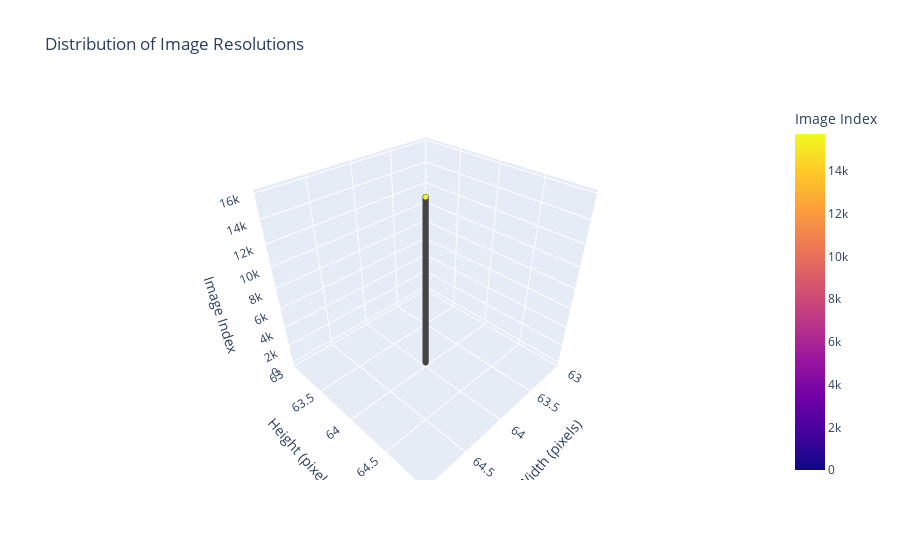

Source (notebook cell):
### Code cell
df = pd.DataFrame(resolutions, columns=['width', 'height'])

fig = px.scatter_3d(df, x='width', y='height', z=df.index,
                    title='Distribution of Image Resolutions',
                    labels={'width': 'Width (pixels)',
                            'height': 'Height (pixels)',
                            'index': 'Image Index'},
                    color=df.index)

fig.update_traces(marker=dict(size=2, line=dict(width=0.5)))

fig.show()

### Figure 1 — Plotly figure (JSON) as saved in the notebook; plotly's stock layout.template omitted (floating-point values rounded to 4 significant figures; data arrays with more than 128 entries replaced by an {"elided": "..."} marker saying what was removed)
{"data": [{"hovertemplate": "Width (pixels)=%{x}<br>Height (pixels)=%{y}<br>Image Index=%{marker.color}<extra></extra>", "legendgroup": "", "marker": {"color": {"elided": "15747 int values"}, "coloraxis": "coloraxis", "line": {"width": 0.5}, "size": 2, "symbol": "circle"}, "mode": "markers", "name": "", "scene": "scene", "showlegend": false, "type": "scatter3d", "x": {"elided": "15747 int values"}, "y": {"elided": "15747 int values"}, "z": {"elided": "15747 int values"}}], "layout": {"coloraxis": {"colorbar": {"title": {"text": "Image Index"}}, "colorscale": [[0, "#0d0887"], [0.1111, "#46039f"], [0.2222, "#7201a8"], [0.3333, "#9c179e"], [0.4444, "#bd3786"], [0.5556, "#d8576b"], [0.6667, "#ed7953"], [0.7778, "#fb9f3a"], [0.8889, "#fdca26"], [1, "#f0f921"]]}, "legend": {"tracegroupgap": 0}, "scene": {"domain": {"x": [0, 1], "y": [0, 1]}, "xaxis": {"title": {"text": "Width (pixels)"}}, "yaxis": {"title": {"text": "Height (pixels)"}}, "zaxis": {"title": {"text": "Image Index"}}}, "title": {"text": "Distribution of Image Resolutions"}}}
